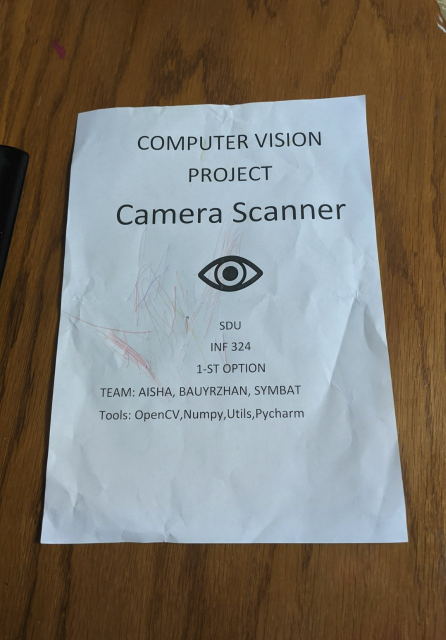
#> input picture Project Camera Scanner/1.jpg, 891 x 1280 px, given in place of LicensePlate.jpg, which was not available (shown at 1/2 size)
$ jupyter execute 'lab4 cv.ipynb'
#> lines starting #> are read from the running program, lines starting #| are printed output that depends on the picture; pictures that were not available may be replaced by others from this repository, and a replacement may not be noted
[cell 1]
from __future__ import print_function
import numpy as np
import cv2
import matplotlib.pyplot as plt

import argparse

[cell 2]
img=cv2.imread("LicensePlate.jpg")
#> img is the input picture: shape (1280, 891, 3); mean B, G, R 113.9, 122.4, 126.9

[cell 3]
#rotate by 15 degree
image_center = tuple(np.array(img.shape[1::-1]) / 2)
#> image_center = (445.5, 640)
rot_mat = cv2.getRotationMatrix2D(image_center, 15, 1.0)
result = cv2.warpAffine(img, rot_mat, img.shape[1::-1], flags=cv2.INTER_LINEAR)
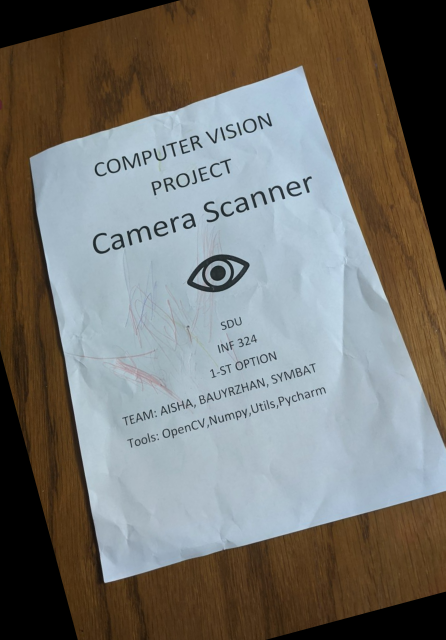
#> result: shape (1280, 891, 3) (shown at 1/2 size); mean B, G, R 110.4, 115.8, 117.5
plt.imshow(result)
plt.show()

[cell 4]
#affine transformm
rows, cols, ch = img.shape
#> rows = 1280; cols = 891; ch = 3

rts1 = np.float32([[50, 90],
                   [200, 50],
                   [50, 200]])

rts2 = np.float32([[50, 50],
                   [220, 50],
                   [100, 200]])

M = cv2.getAffineTransform(rts1, rts2)
dst1 = cv2.warpAffine(img, M, (cols, rows))
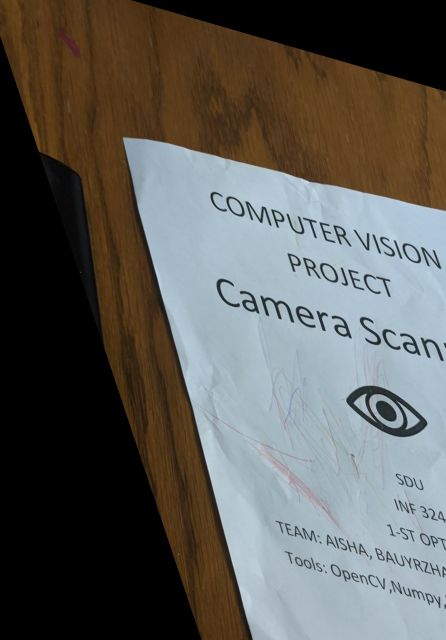
#> dst1: shape (1280, 891, 3) (shown at 1/2 size); mean B, G, R 87.6, 92.1, 93

plt.subplot(121)
plt.imshow(img)
plt.title('Original')

plt.subplot(122)
plt.imshow(dst1)
plt.title('Affine Transform')
plt.show()
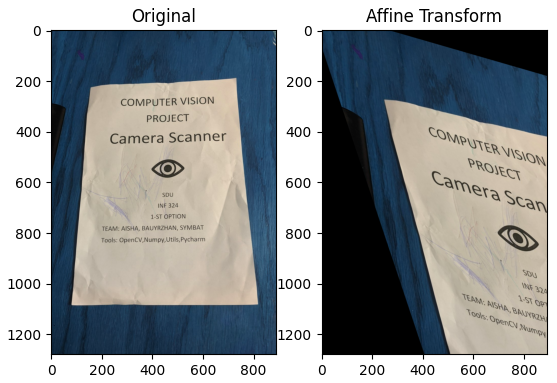
#> figure drawn by matplotlib, 2 panels; B, G, R data is drawn as R, G, B

[cell 5]
src=img
srcTri = np.array( [[0, 0], [src.shape[1] - 1, 0], [0, src.shape[0] - 1]] ).astype(np.float32)
#> srcTri = [[0, 0], [890, 0], [0, 1279]]
dstTri = np.array( [[0, src.shape[1]*0.33], [src.shape[1]*0.85, src.shape[0]*0.25], [src.shape[1]*0.15, src.shape[0]*0.7]] ).astype(np.float32)
#> dstTri = [[0, 294], [757.3, 320], [133.6, 896]]
warp_mat = cv2.getAffineTransform(srcTri, dstTri)
warp_dst = cv2.warpAffine(src, warp_mat, (src.shape[1], src.shape[0]))
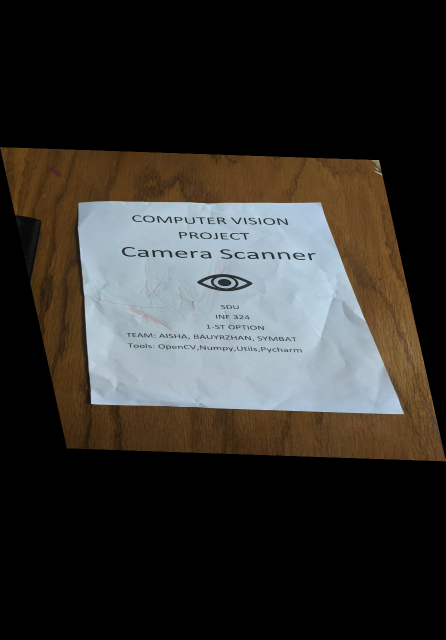
#> warp_dst: shape (1280, 891, 3) (shown at 1/2 size); mean B, G, R 45.3, 48.7, 50.5
# Rotating the image after Warp
center = (warp_dst.shape[1]//2, warp_dst.shape[0]//2)
angle = -50
scale = 0.6
rot_mat = cv2.getRotationMatrix2D( center, angle, scale )
warp_rotate_dst = cv2.warpAffine(warp_dst, rot_mat, (warp_dst.shape[1], warp_dst.shape[0]))
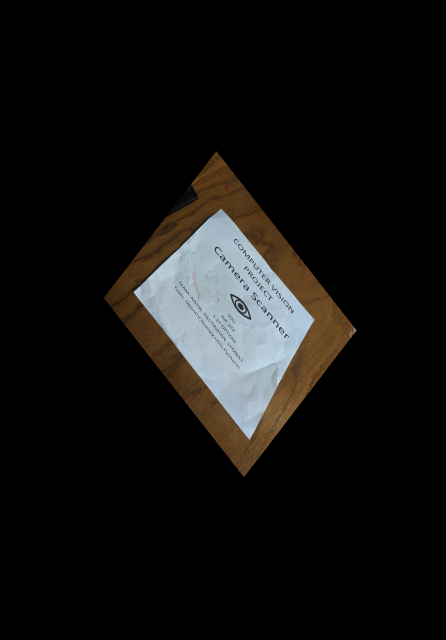
#> warp_rotate_dst: shape (1280, 891, 3) (shown at 1/2 size); mean B, G, R 16.3, 17.5, 18.2
plt.imshow(src)
plt.show()
plt.imshow(warp_dst)
plt.show()
plt.imshow(warp_rotate_dst)

[cell 6]
#perspective transform
pts1 = np.float32([[60,60],
                   [300,50],
                   [20,300],
                   [600,390]])

pts2 = np.float32([[50,50],
                   [300,50],
                   [50,300],
                   [300,300]])

M = cv2.getPerspectiveTransform(pts1,pts2)

dst = cv2.warpPerspective(img,M,(300,300))
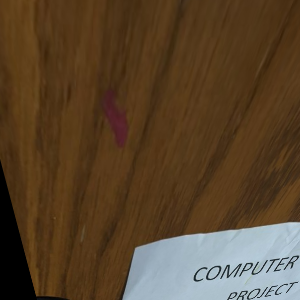
#> dst: shape (300, 300, 3); mean B, G, R 45, 68.6, 89.8


plt.subplot(122),plt.imshow(dst),plt.title('Output')
plt.show()

[cell 7]
near_img = cv2.resize(img,None, fx = 10, fy = 10, interpolation = cv2.INTER_NEAREST)
plt.imshow(near_img)
plt.show()
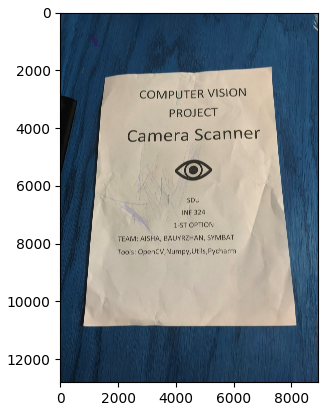
#> figure drawn by matplotlib, 1 panel

[cell 8]
bilinear_img = cv2.resize(img,None,fx = 10, fy = 10 ,interpolation = cv2.INTER_LINEAR)
print('Resized Dimensions : ',bilinear_img.shape)
#| Resized Dimensions :  (12800, 8910, 3)
print('Original Dimensions : ',img.shape)
#| Original Dimensions :  (1280, 891, 3)
plt.imshow(bilinear_img)
plt.show()

[cell 9]
bicubic_img = cv2.resize(img,None, fx = 10, fy = 10, interpolation = cv2.INTER_CUBIC)
print('Resized Dimensions : ',bicubic_img.shape)
#| Resized Dimensions :  (12800, 8910, 3)
print('Original Dimensions : ',img.shape)
#| Original Dimensions :  (1280, 891, 3)
plt.imshow(bicubic_img)
plt.show()
